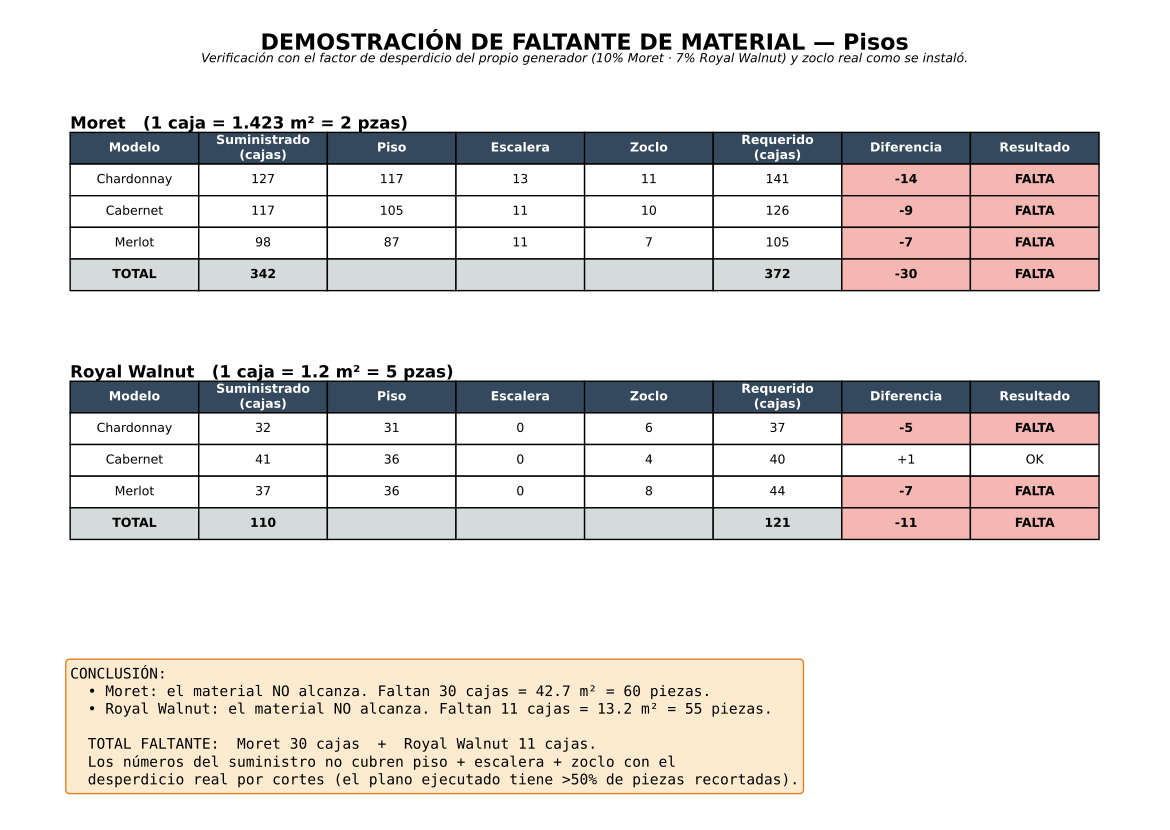

This figure's Python source:
#!/usr/bin/env python3
# -*- coding: utf-8 -*-
"""
demostracion_faltante.py
========================

Toma el Excel de "Números Generadores" (Moret Arena y Royal Walnut para los
modelos Chardonnay, Cabernet y Merlot) y consolida la verificación de material
para DEMOSTRAR que el material suministrado NO alcanza.

Usa la columna realista "CON desperdicio" (factor 10% Moret / 7% Royal, tal
como está en el propio generador) y, para Royal, el zoclo REAL como se instaló.
Suma piso + escalera + zoclo y compara contra lo suministrado.

Salidas:
    demostracion_faltante.pdf   -> documento para presentar (tablas + conclusión)
    demostracion_faltante.csv   -> el mismo comparativo para Excel

Uso:
    python3 demostracion_faltante.py  Numeros_Generadores....xlsx
"""

import sys
import csv
import argparse
import unicodedata

import openpyxl

# m² y piezas por caja (del propio generador)
CAJA = {
    "Moret":        {"m2": 1.423, "pzas": 2},
    "Royal Walnut": {"m2": 1.200, "pzas": 5},
}
MODELOS = ["Chardonnay", "Cabernet", "Merlot"]


def norm(s):
    if s is None:
        return ""
    s = str(s)
    s = "".join(c for c in unicodedata.normalize("NFD", s) if unicodedata.category(c) != "Mn")
    return s.strip().lower()


def material_de(hoja):
    n = norm(hoja)
    return "Moret" if "moret" in n else ("Royal Walnut" if "royal" in n else None)


def modelo_de(hoja):
    n = norm(hoja)
    for m in MODELOS:
        if norm(m) in n:
            return m
    return "?"


def numeros(row):
    """Valores numéricos de una fila (omite la etiqueta y los None)."""
    return [c for c in row[1:] if isinstance(c, (int, float))]


def parse_hoja(ws):
    """Extrae suministrado y requerido (columna realista 'con desperdicio')."""
    d = {"sum_cajas": None, "sum_m2": None, "sum_pzas": None,
         "req_piso": 0, "req_escalera": 0, "req_zoclo": 0,
         "req_total": None, "diferencia": None, "resultado": None}

    # índice de la columna "con desperdicio realista" entre los valores numéricos:
    # en hojas de 2 columnas es la 2a (index 1); en Royal Cabernet (4 cols:
    # REAL/SIMUL) usamos REAL con desperdicio, que también es index 1.
    COL = 1

    for row in ws.iter_rows(values_only=True):
        if not any(c is not None for c in row):
            continue
        lab = norm(row[0])
        nums = numeros(row)

        if "suministrad" in lab and d["sum_cajas"] is None and nums:
            # fila tipo: [.., cajas, m2/caja, m2, pzas]
            d["sum_cajas"] = row[1]
            d["sum_m2"] = next((c for c in row[2:] if isinstance(c, (int, float)) and c > 5), None)
            d["sum_pzas"] = next((c for c in reversed(row) if isinstance(c, int) and c > 20), None)
        elif "cajas suministradas" in lab and nums:
            d["sum_cajas"] = nums[min(COL, len(nums)-1)]
        elif "m2 suministrados" in lab or "m² suministrados" in lab:
            if nums:
                d["sum_m2"] = nums[0]
        elif ("req" in lab and "piso" in lab) or ("area piso" in lab):
            if nums:
                d["req_piso"] = nums[min(COL, len(nums)-1)]
        elif "escalera" in lab and "req" in lab:
            if nums:
                d["req_escalera"] = nums[min(COL, len(nums)-1)]
        elif "zoclo" in lab and ("req" in lab or "cajas" in lab):
            if nums:
                d["req_zoclo"] = nums[min(COL, len(nums)-1)]
        elif lab.startswith("total") and ("requerid" in lab):
            if nums:
                d["req_total"] = nums[min(COL, len(nums)-1)]
        elif "diferencia" in lab:
            if nums:
                d["diferencia"] = nums[min(COL, len(nums)-1)]
        elif lab.startswith("resultado"):
            vals = [c for c in row[1:] if isinstance(c, str)]
            if vals:
                d["resultado"] = vals[min(COL, len(vals)-1)]

    # Si no vino el total explícito, lo armamos
    if d["req_total"] is None:
        d["req_total"] = (d["req_piso"] or 0) + (d["req_escalera"] or 0) + (d["req_zoclo"] or 0)
    if d["diferencia"] is None and d["sum_cajas"] is not None:
        d["diferencia"] = d["sum_cajas"] - d["req_total"]
    return d


def parse_libro(path):
    wb = openpyxl.load_workbook(path, data_only=True)
    datos = {"Moret": {}, "Royal Walnut": {}}
    for ws in wb.worksheets:
        mat = material_de(ws.title)
        mod = modelo_de(ws.title)
        if mat and mod != "?":
            datos[mat][mod] = parse_hoja(ws)
    return datos


# --------------------------------------------------------------------------
#  Reporte
# --------------------------------------------------------------------------
def construir_tablas(datos):
    """Devuelve, por material, las filas y los totales de faltante."""
    out = {}
    for mat in ("Moret", "Royal Walnut"):
        filas = []
        tot_sum = tot_req = 0
        for mod in MODELOS:
            d = datos[mat].get(mod)
            if not d:
                continue
            sumc = d["sum_cajas"] or 0
            req = d["req_total"] or 0
            dif = (d["diferencia"] if d["diferencia"] is not None else sumc - req)
            filas.append({
                "modelo": mod, "sum": sumc, "piso": d["req_piso"] or 0,
                "escalera": d["req_escalera"] or 0, "zoclo": d["req_zoclo"] or 0,
                "req": req, "dif": dif,
                "resultado": "FALTA" if dif < 0 else "SUFICIENTE",
            })
            tot_sum += sumc
            tot_req += req
        out[mat] = {"filas": filas, "tot_sum": tot_sum, "tot_req": tot_req,
                    "faltante_cajas": max(0, tot_req - tot_sum),
                    "neto": tot_sum - tot_req}
    return out


def main():
    ap = argparse.ArgumentParser()
    ap.add_argument("xlsx")
    ap.add_argument("--pdf", default="demostracion_faltante.pdf")
    ap.add_argument("--csv", default="demostracion_faltante.csv")
    args = ap.parse_args()

    datos = parse_libro(args.xlsx)
    tablas = construir_tablas(datos)

    # ---- CSV ----
    with open(args.csv, "w", newline="", encoding="utf-8-sig") as f:
        w = csv.writer(f)
        w.writerow(["material", "modelo", "cajas_suministradas", "req_piso",
                    "req_escalera", "req_zoclo", "req_total", "diferencia", "resultado"])
        for mat, t in tablas.items():
            for r in t["filas"]:
                w.writerow([mat, r["modelo"], r["sum"], r["piso"], r["escalera"],
                            r["zoclo"], r["req"], r["dif"], r["resultado"]])
            w.writerow([mat, "TOTAL", t["tot_sum"], "", "", "", t["tot_req"],
                        t["neto"], "FALTA" if t["neto"] < 0 else "SUFICIENTE"])

    # ---- Consola ----
    print("DEMOSTRACIÓN DE FALTANTE DE MATERIAL (con desperdicio real)\n")
    for mat, t in tablas.items():
        print(f"== {mat} ==")
        for r in t["filas"]:
            print(f"  {r['modelo']:11} sumin {r['sum']:>4}  req {r['req']:>4} "
                  f"(piso {r['piso']}, esc {r['escalera']}, zoclo {r['zoclo']})  "
                  f"dif {r['dif']:+}  {r['resultado']}")
        falt = t["faltante_cajas"]
        cj = CAJA[mat]
        print(f"  TOTAL: suministrado {t['tot_sum']}  requerido {t['tot_req']}  "
              f"NETO {t['neto']:+} cajas")
        if falt:
            print(f"  >> FALTAN {falt} cajas de {mat} = "
                  f"{falt*cj['m2']:.1f} m² = {falt*cj['pzas']} piezas\n")
        else:
            print()

    hacer_pdf(tablas, args.pdf)
    print(f"PDF: {args.pdf}")
    print(f"CSV: {args.csv}")


def hacer_pdf(tablas, path):
    try:
        import matplotlib
        matplotlib.use("Agg")
        import matplotlib.pyplot as plt
        from matplotlib.backends.backend_pdf import PdfPages
    except Exception as e:
        print(f"(PDF omitido: {e})")
        return

    with PdfPages(path) as pdf:
        fig = plt.figure(figsize=(11.7, 8.3))
        fig.suptitle("DEMOSTRACIÓN DE FALTANTE DE MATERIAL — Pisos",
                     fontsize=16, y=0.965, weight="bold")
        fig.text(0.5, 0.925,
                 "Verificación con el factor de desperdicio del propio generador "
                 "(10% Moret · 7% Royal Walnut) y zoclo real como se instaló.",
                 ha="center", fontsize=9, style="italic")

        y_pos = 0.86
        for mat in ("Moret", "Royal Walnut"):
            t = tablas[mat]
            cj = CAJA[mat]
            encab = ["Modelo", "Suministrado\n(cajas)", "Piso", "Escalera",
                     "Zoclo", "Requerido\n(cajas)", "Diferencia", "Resultado"]
            filas = []
            for r in t["filas"]:
                filas.append([r["modelo"], r["sum"], r["piso"], r["escalera"],
                              r["zoclo"], r["req"], f'{r["dif"]:+}',
                              "FALTA" if r["dif"] < 0 else "OK"])
            filas.append(["TOTAL", t["tot_sum"], "", "", "", t["tot_req"],
                          f'{t["neto"]:+}', "FALTA" if t["neto"] < 0 else "OK"])

            ax = fig.add_axes([0.06, y_pos - 0.205, 0.88, 0.18])
            ax.axis("off")
            ax.set_title(f"{mat}   (1 caja = {cj['m2']:g} m² = {cj['pzas']} pzas)",
                         fontsize=12, loc="left", weight="bold")
            tabla = ax.table(cellText=filas, colLabels=encab, loc="center", cellLoc="center")
            tabla.auto_set_font_size(False)
            tabla.set_fontsize(9)
            tabla.scale(1, 1.9)
            ncol = len(encab)
            for (rr, cc), cell in tabla.get_celld().items():
                if rr == 0:
                    cell.set_facecolor("#34495e"); cell.set_text_props(color="white", weight="bold")
                elif rr == len(filas):
                    cell.set_facecolor("#d5dbdb"); cell.set_text_props(weight="bold")
                # resaltar diferencia/resultado en rojo si falta
                if cc in (6, 7) and rr > 0:
                    val = filas[rr-1][6]
                    if str(val).startswith("-"):
                        cell.set_facecolor("#f5b7b1"); cell.set_text_props(weight="bold")
            y_pos -= 0.30

        # Conclusión
        lineas = ["CONCLUSIÓN:"]
        for mat in ("Moret", "Royal Walnut"):
            t = tablas[mat]; cj = CAJA[mat]
            if t["neto"] < 0:
                falt = -t["neto"]
                lineas.append(f"  • {mat}: el material NO alcanza. Faltan {falt} cajas "
                              f"= {falt*cj['m2']:.1f} m² = {falt*cj['pzas']} piezas.")
            else:
                lineas.append(f"  • {mat}: suministro ajustado, sobran {t['neto']} cajas "
                              f"(sin margen para roturas adicionales).")
        falt_m = max(0, -tablas["Moret"]["neto"])
        falt_r = max(0, -tablas["Royal Walnut"]["neto"])
        lineas.append("")
        lineas.append(f"  TOTAL FALTANTE:  Moret {falt_m} cajas  +  Royal Walnut {falt_r} cajas.")
        lineas.append("  Los números del suministro no cubren piso + escalera + zoclo con el")
        lineas.append("  desperdicio real por cortes (el plano ejecutado tiene >50% de piezas recortadas).")
        fig.text(0.06, 0.20, "\n".join(lineas), fontsize=10.5, va="top", family="monospace",
                 bbox=dict(boxstyle="round", facecolor="#fdebd0", edgecolor="#e67e22"))

        pdf.savefig(fig)
        plt.close(fig)


if __name__ == "__main__":
    main()
